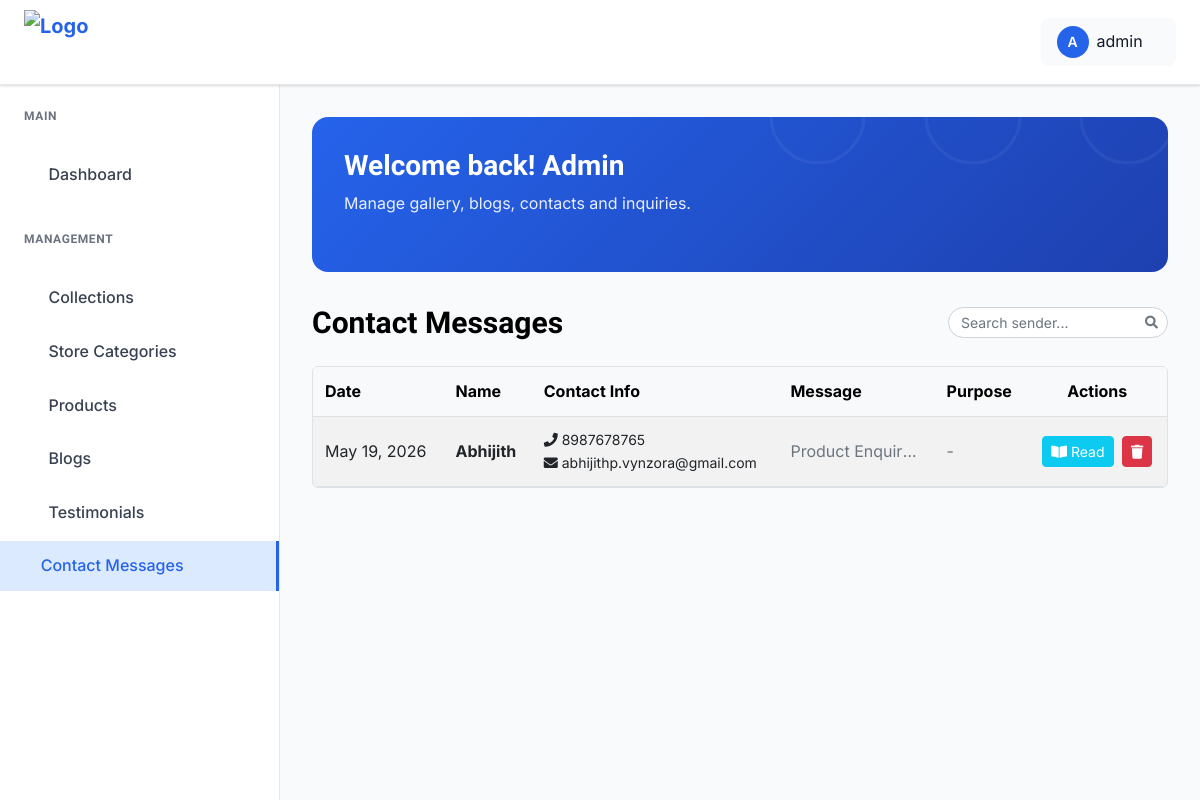
The app's page /dashboard/contacts/ (signed in) with its own data.
### zuzanne_app/models.py (models this page shows, shortened)
class Contact(models.Model):
    first_name = models.CharField(max_length=100)
    last_name = models.CharField(max_length=100)
    phone = models.CharField(max_length=20)
    email = models.EmailField(blank=True, null=True)
    message = models.TextField(blank=True)
    best_time_to_contact = models.CharField(max_length=100, blank=True, null=True)
    is_read = models.BooleanField(default=False)
    created_at = models.DateTimeField(auto_now_add=True)

### zuzanne_app/views.py (the view)
# urls.py: path("dashboard/contacts/", views.contact_list, name="contact_list"),
@login_required(login_url="admin_login")
def contact_list(request):
    Contact.objects.filter(is_read=False).update(is_read=True)
    contacts = Contact.objects.all().order_by("-created_at")
    return render(request, "admin_pages/view_contacts.html", {"contacts": contacts})

### templates/admin_pages/view_contacts.html (shortened to what this page needs)
{% extends "admin_pages/base.html" %}
{% load static %}
{% block content %}
<div class="dashboard__form__wraper">
     <div class="create__course__title mb-4 d-flex flex-wrap justify-content-between align-items-center gap-2">
        <h4 class="mb-0">Contact Messages</h4>
        <div class="d-flex align-items-center gap-2 ms-auto">
            <div class="search-box">
                <input type="text" id="contactSearchInput" class="form-control form-control-sm" placeholder="Search sender...">
            </div>
        </div>
    </div>
    <div class="custom-table-container">
        <table class="table table-striped table-hover align-middle">
            <thead class="table-light">
                <tr>
                    <th scope="col" class="text-nowrap">Date</th>
                    <th scope="col" class="text-nowrap">Name</th>
                    <th scope="col" class="text-nowrap">Contact Info</th>
                    <th scope="col">Message</th>
                    <th scope="col" class="text-nowrap">Purpose</th>
                    <th scope="col" class="text-center text-nowrap">Actions</th>
                </tr>
            </thead>
            <tbody>
                {% for contact in contacts %}
                <tr>
                    <td>{{ contact.created_at|date:"M d, Y" }}</td>
                    <td><strong>{{ contact.first_name }} {{ contact.last_name }}</strong></td>
                    <td>
                        <div class="d-flex flex-column small">
                            <span><i class="fas fa-phone"></i> {{ contact.phone }}</span>
                            {% if contact.email %}<span><i class="fas fa-envelope"></i> {{ contact.email }}</span>{% endif %}
                        </div>
                    </td>
                    <td class="text-muted" style="max-width: 150px; white-space: nowrap; overflow: hidden; text-overflow: ellipsis;" title="{{ contact.message }}">{{ contact.message }}</td>
                    <td class="text-muted">{{ contact.best_time_to_contact|default:"-" }}</td>
                    <td class="text-center">
                        <button type="button" class="btn btn-sm btn-info me-1 text-white" data-bs-toggle="modal" data-bs-target="#readContactModal{{ contact.id }}">
                            <i class="fas fa-book-open"></i> Read
                        </button>
                        <button type="button" class="btn btn-sm btn-danger" data-bs-toggle="modal" data-bs-target="#deleteContactModal{{ contact.id }}">
                            <i class="fas fa-trash"></i>
                        </button>
                    </td>
                </tr>
                {% empty %}
                <tr>
                    <td colspan="6" class="text-center py-4">
                        <p class="text-muted">No contact messages yet.</p>
                    </td>
                </tr>
                {% endfor %}
            </tbody>
        </table>
    </div>
</div>
{% endblock %}

### templates/admin_pages/base.html (shortened to what this page needs)
{% load static %}
{% load static %}
<!DOCTYPE html>
<html class="no-js" lang="en">
<head>
    <link rel="stylesheet" href="https://cdnjs.cloudflare.com/ajax/libs/toastr.js/latest/toastr.min.css">
    <link href="https://cdnjs.cloudflare.com/ajax/libs/font-awesome/5.15.4/css/all.min.css" rel="stylesheet">
    <link rel="stylesheet" href="{% static 'admin-static/assets/css/bootstrap.min.css' %}">
    <link rel="stylesheet" href="{% static 'admin-static/assets/css/icofont.min.css' %}">
    <link rel="stylesheet" href="{% static 'admin-static/assets/css/style.css' %}">
</head>
<body>
    <header class="dashboard-header">
        <div class="header-left">
            <a href="{% url 'admin_dashboard' %}" class="logo">
                <img src="{% static 'admin-static/assets/img/zuzanne.png' %}" alt="Logo" style="height: 65px; width: auto; object-fit: contain;">
            </a>
        </div>
        <div class="header-right">
            <div class="user-profile-dropdown">
                <div class="user-profile-toggle">
                    <div class="user-avatar">
                        {{ request.user.username|first|upper }}
                    </div>
                    <span>{{ request.user.username}}</span>
                    <i class="icofont-simple-down"></i>
                </div>
            </div>
        </div>
    </header>
    <aside class="dashboard-sidebar" id="dashboardSidebar">
        <div class="sidebar-content">
            <div class="sidebar-section">
                <h6 class="sidebar-title">Main</h6>
                <ul class="sidebar-menu">
                    <li>
                        <a href="{% url 'admin_dashboard' %}"
                            class="{% if request.resolver_match.url_name == 'admin_dashboard' %}active{% endif %}">
                            <i class="icofont-dashboard"></i>
                            Dashboard
                        </a>
                    </li>
                </ul>
            </div>
            <div class="sidebar-section">
                <h6 class="sidebar-title">Management</h6>
                <ul class="sidebar-menu">
                    <li>
                        <a href="{% url 'collection_list' %}"
                            class="{% if request.resolver_match.url_name == 'collection_list' or request.resolver_match.url_name == 'collection_create' or request.resolver_match.url_name == 'collection_update' %}active{% endif %}">
                            <i class="icofont-list"></i>
                            Collections
                        </a>
                    </li>
                    <li>
                        <a href="{% url 'store_category_list' %}"
                            class="">
                            <i class="icofont-tags"></i>
                            Store Categories
                        </a>
                    </li>
                    <li>
                        <a href="{% url 'product_list' %}"
                            class="{% if request.resolver_match.url_name == 'product_list' or request.resolver_match.url_name == 'product_create' or request.resolver_match.url_name == 'product_update' %}active{% endif %}">
                            <i class="icofont-shopping-cart"></i>
                            Products
                        </a>
                    </li>
                    <li>
                        <a href="{% url 'admin_blog_list' %}"
                            class="{% if request.resolver_match.url_name == 'admin_blog_list' or request.resolver_match.url_name == 'admin_block_list' %}active{% endif %}">
                            <i class="icofont-newspaper"></i>
                            Blogs
                        </a>
                    </li>
                    <li>
                        <a href="{% url 'testimonial_list' %}"
                            class="{% if request.resolver_match.url_name == 'testimonial_list' %}active{% endif %}">
                            <i class="icofont-quote-left"></i>
                            Testimonials
                        </a>
                    </li>
                    <li>
                        <a href="{% url 'contact_list' %}"
                            class="{% if request.resolver_match.url_name == 'contact_list' %}active{% endif %} d-flex align-items-center justify-content-between" style="width: 100%;">
                            <span>
                                <i class="icofont-ui-messaging"></i>
                                Contact Messages
                            </span>
                        </a>
                    </li>
                </ul>
            </div>
        </div>
    </aside>
    <main class="dashboard-main">
        <div class="dashboard-content">
            <div class="dashboard-banner">
                <div class="banner-content">
                    <h1 class="banner-title">Welcome back! Admin</h1>
                    <p class="banner-subtitle">Manage gallery, blogs, contacts and inquiries.</p>
                </div>
            </div>
            {% block content %}{% endblock %}
        </div>
    </main>
</body>
</html>

### records on screen
Contact: created_at "May 19, 2026", first_name "Abhijith", phone "8987678765", email "abhijithp.vynzora@gmail.com", message "Product Enquir…", best_time_to_contact "-"

### other values on screen
{{ request.user.username|first|upper }} "A"
{{ request.user.username }} "admin"
